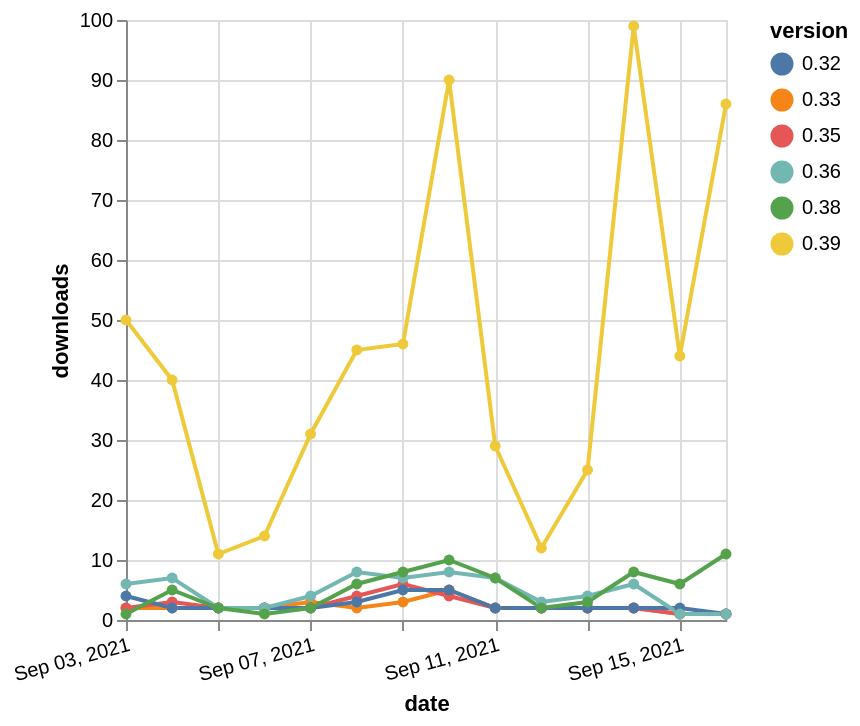

Specify this chart in Vega-Lite:
### Vega-Lite specification from a JSON file in a GitHub repository (floating-point values rounded to 4 significant figures)
{"$schema": "https://vega.github.io/schema/vega-lite/v5.json", "description": "A simple bar chart with embedded data.", "data": {"values": [{"date": "2021-09-03", "total": 37197, "delta": 50, "version": "0.39"}, {"date": "2021-09-04", "total": 37237, "delta": 40, "version": "0.39"}, {"date": "2021-09-05", "total": 37248, "delta": 11, "version": "0.39"}, {"date": "2021-09-06", "total": 37262, "delta": 14, "version": "0.39"}, {"date": "2021-09-07", "total": 37293, "delta": 31, "version": "0.39"}, {"date": "2021-09-08", "total": 37338, "delta": 45, "version": "0.39"}, {"date": "2021-09-09", "total": 37384, "delta": 46, "version": "0.39"}, {"date": "2021-09-10", "total": 37474, "delta": 90, "version": "0.39"}, {"date": "2021-09-11", "total": 37503, "delta": 29, "version": "0.39"}, {"date": "2021-09-12", "total": 37515, "delta": 12, "version": "0.39"}, {"date": "2021-09-13", "total": 37540, "delta": 25, "version": "0.39"}, {"date": "2021-09-14", "total": 37639, "delta": 99, "version": "0.39"}, {"date": "2021-09-15", "total": 37683, "delta": 44, "version": "0.39"}, {"date": "2021-09-16", "total": 37769, "delta": 86, "version": "0.39"}, {"date": "2021-09-03", "total": 2943, "delta": 2, "version": "0.33"}, {"date": "2021-09-04", "total": 2945, "delta": 2, "version": "0.33"}, {"date": "2021-09-05", "total": 2947, "delta": 2, "version": "0.33"}, {"date": "2021-09-06", "total": 2949, "delta": 2, "version": "0.33"}, {"date": "2021-09-07", "total": 2952, "delta": 3, "version": "0.33"}, {"date": "2021-09-08", "total": 2954, "delta": 2, "version": "0.33"}, {"date": "2021-09-09", "total": 2957, "delta": 3, "version": "0.33"}, {"date": "2021-09-10", "total": 2962, "delta": 5, "version": "0.33"}, {"date": "2021-09-11", "total": 2964, "delta": 2, "version": "0.33"}, {"date": "2021-09-12", "total": 2966, "delta": 2, "version": "0.33"}, {"date": "2021-09-13", "total": 2968, "delta": 2, "version": "0.33"}, {"date": "2021-09-14", "total": 2970, "delta": 2, "version": "0.33"}, {"date": "2021-09-15", "total": 2971, "delta": 1, "version": "0.33"}, {"date": "2021-09-16", "total": 2972, "delta": 1, "version": "0.33"}, {"date": "2021-09-03", "total": 5645, "delta": 2, "version": "0.35"}, {"date": "2021-09-04", "total": 5648, "delta": 3, "version": "0.35"}, {"date": "2021-09-05", "total": 5650, "delta": 2, "version": "0.35"}, {"date": "2021-09-06", "total": 5652, "delta": 2, "version": "0.35"}, {"date": "2021-09-07", "total": 5654, "delta": 2, "version": "0.35"}, {"date": "2021-09-08", "total": 5658, "delta": 4, "version": "0.35"}, {"date": "2021-09-09", "total": 5664, "delta": 6, "version": "0.35"}, {"date": "2021-09-10", "total": 5668, "delta": 4, "version": "0.35"}, {"date": "2021-09-11", "total": 5670, "delta": 2, "version": "0.35"}, {"date": "2021-09-12", "total": 5672, "delta": 2, "version": "0.35"}, {"date": "2021-09-13", "total": 5674, "delta": 2, "version": "0.35"}, {"date": "2021-09-14", "total": 5676, "delta": 2, "version": "0.35"}, {"date": "2021-09-15", "total": 5677, "delta": 1, "version": "0.35"}, {"date": "2021-09-16", "total": 5678, "delta": 1, "version": "0.35"}, {"date": "2021-09-03", "total": 2811, "delta": 4, "version": "0.32"}, {"date": "2021-09-04", "total": 2813, "delta": 2, "version": "0.32"}, {"date": "2021-09-05", "total": 2815, "delta": 2, "version": "0.32"}, {"date": "2021-09-06", "total": 2817, "delta": 2, "version": "0.32"}, {"date": "2021-09-07", "total": 2819, "delta": 2, "version": "0.32"}, {"date": "2021-09-08", "total": 2822, "delta": 3, "version": "0.32"}, {"date": "2021-09-09", "total": 2827, "delta": 5, "version": "0.32"}, {"date": "2021-09-10", "total": 2832, "delta": 5, "version": "0.32"}, {"date": "2021-09-11", "total": 2834, "delta": 2, "version": "0.32"}, {"date": "2021-09-12", "total": 2836, "delta": 2, "version": "0.32"}, {"date": "2021-09-13", "total": 2838, "delta": 2, "version": "0.32"}, {"date": "2021-09-14", "total": 2840, "delta": 2, "version": "0.32"}, {"date": "2021-09-15", "total": 2842, "delta": 2, "version": "0.32"}, {"date": "2021-09-16", "total": 2843, "delta": 1, "version": "0.32"}, {"date": "2021-09-03", "total": 40999, "delta": 6, "version": "0.36"}, {"date": "2021-09-04", "total": 41006, "delta": 7, "version": "0.36"}, {"date": "2021-09-05", "total": 41008, "delta": 2, "version": "0.36"}, {"date": "2021-09-06", "total": 41010, "delta": 2, "version": "0.36"}, {"date": "2021-09-07", "total": 41014, "delta": 4, "version": "0.36"}, {"date": "2021-09-08", "total": 41022, "delta": 8, "version": "0.36"}, {"date": "2021-09-09", "total": 41029, "delta": 7, "version": "0.36"}, {"date": "2021-09-10", "total": 41037, "delta": 8, "version": "0.36"}, {"date": "2021-09-11", "total": 41044, "delta": 7, "version": "0.36"}, {"date": "2021-09-12", "total": 41047, "delta": 3, "version": "0.36"}, {"date": "2021-09-13", "total": 41051, "delta": 4, "version": "0.36"}, {"date": "2021-09-14", "total": 41057, "delta": 6, "version": "0.36"}, {"date": "2021-09-15", "total": 41058, "delta": 1, "version": "0.36"}, {"date": "2021-09-16", "total": 41059, "delta": 1, "version": "0.36"}, {"date": "2021-09-03", "total": 20953, "delta": 1, "version": "0.38"}, {"date": "2021-09-04", "total": 20958, "delta": 5, "version": "0.38"}, {"date": "2021-09-05", "total": 20960, "delta": 2, "version": "0.38"}, {"date": "2021-09-06", "total": 20961, "delta": 1, "version": "0.38"}, {"date": "2021-09-07", "total": 20963, "delta": 2, "version": "0.38"}, {"date": "2021-09-08", "total": 20969, "delta": 6, "version": "0.38"}, {"date": "2021-09-09", "total": 20977, "delta": 8, "version": "0.38"}, {"date": "2021-09-10", "total": 20987, "delta": 10, "version": "0.38"}, {"date": "2021-09-11", "total": 20994, "delta": 7, "version": "0.38"}, {"date": "2021-09-12", "total": 20996, "delta": 2, "version": "0.38"}, {"date": "2021-09-13", "total": 20999, "delta": 3, "version": "0.38"}, {"date": "2021-09-14", "total": 21007, "delta": 8, "version": "0.38"}, {"date": "2021-09-15", "total": 21013, "delta": 6, "version": "0.38"}, {"date": "2021-09-16", "total": 21024, "delta": 11, "version": "0.38"}]}, "width": "container", "mark": {"type": "line", "point": {"filled": true}}, "encoding": {"x": {"field": "date", "type": "temporal", "timeUnit": "yearmonthdate", "title": "date", "axis": {"labelAngle": -15}}, "y": {"field": "delta", "type": "quantitative", "title": "downloads"}, "color": {"field": "version", "type": "nominal"}, "tooltip": {"field": "delta"}}}
